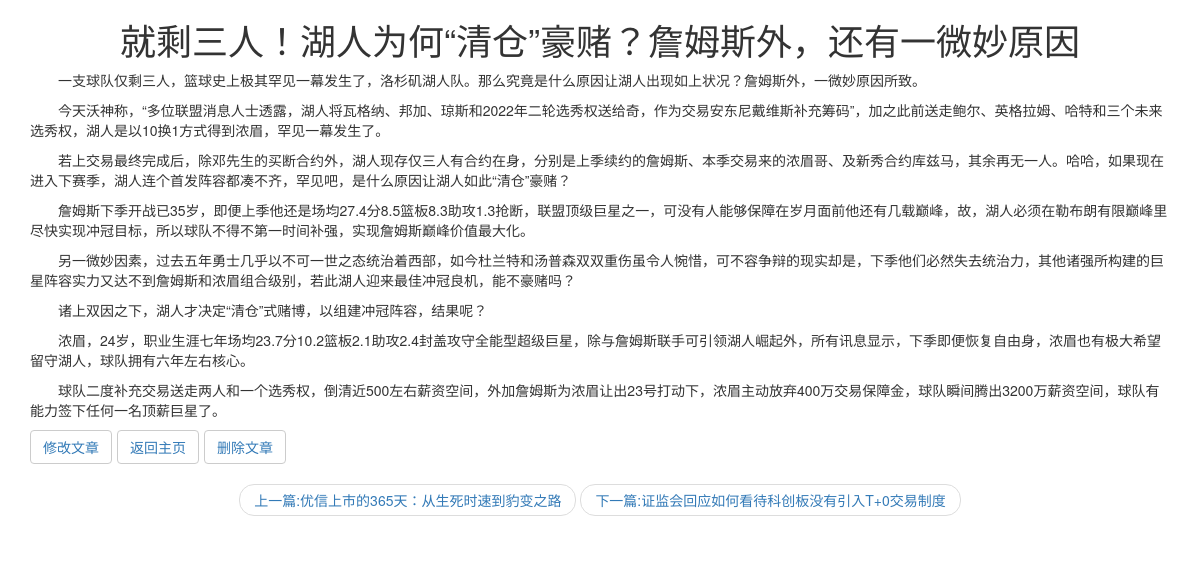
Page /detail/32/ on the committed database.
### blog/models.py (models this page shows, shortened)
class Article(models.Model):
    title = models.CharField(max_length=32)
    content = models.TextField()
    pub_time = models.DateTimeField(null=True)
    objects = models.Manager()

### blog/views.py (the view)
# urls.py: path('detail/<int:article_id>/',views.detail, name ='detail'),
def detail(request, article_id):
    if request.method == 'POST':
        article_id = request.POST['article_id']
        title = request.POST.get('title', 'TITLE')
        content = request.POST['content']
        if str(article_id) != '0':
            article = Article.objects.get(pk=article_id)
            article.title = title
            article.content = content
            article.pub_time = timezone.now()
            article.save()
        else:
            article = Article.objects.create(title=title, content=content, pub_time=timezone.now())
    else:
        article = Article.objects.get(pk=article_id)
    content_list = article.content.split('\n')
    previous_article = Article.objects.filter(id__lt=article.id).order_by('-id')[:1]
    next_article = Article.objects.filter(id__gt=article.id).order_by('id')[:1]
    if previous_article:
        previous_article = previous_article[0]
    else:
        previous_article = None
    if next_article:
        next_article = next_article[0]
    else:
        next_article = None
    return render(request,
                  'blog/detail.html',
                  {
                      'article': article,
                      'content_list': content_list,
                      'previous_article': previous_article,
                      'next_article': next_article
                  })

### blog/templates/blog/detail.html (shortened to what this page needs)
<!DOCTYPE html>
<html lang="en">
<head>
    <link rel="stylesheet" href="https://cdn.jsdelivr.net/npm/bootstrap@3.3.7/dist/css/bootstrap.min.css"
>
</head>
<body>
<div>
    <div class="container">
        <h1 align="center">{{ article.title }}</h1>
        {% for content in content_list %}
        <p>{{ content }}</p>
        {% endfor %}
        <div align="left">
            <div class="btn-toolbar">
                <button type="button" style="color: #337ab7" class="btn btn-default" onclick="openUpdate()">修改文章
                </button>
                <button type="button" style="color: #337ab7" class="btn btn-default" onclick="openIndex()">返回主页</button>
                <button type="button" style="color: #337ab7" class="btn btn-default" onclick="delArticle()">删除文章
                </button>
            </div>
        </div>
        <nav aria-label="...">
            <ul class="pager">
                {%if previous_article%}
                <li><a href="/detail/{{previous_article.id}}">上一篇:{{previous_article.title}}</a></li>
                {%else%}
                <li class="disabled"><span>上一篇:无</span></li>
                {%endif%}
                {%if next_article%}
                <li><a href="/detail/{{next_article.id}}">下一篇:{{next_article.title}}</a></li>
                {%else%}
                <li class="disabled"><span>下一篇:无</span></li>
                {%endif%}
            </ul>
        </nav>
    </div>
</div>
</body>
</html>

### blog/templates/blog/detail.html (style rules this page uses)
p { text-indent: 2em; }

### rows in the picture
Article: title "就剩三人！湖人为何“清仓”豪赌？詹姆斯外，还有一微妙原因"
Article: title "优信上市的365天：从生死时速到豹变之路"
Article: title "证监会回应如何看待科创板没有引入T+0交易制度"

### other values in the picture
{{ content }} "一支球队仅剩三人，篮球史上极其罕见一幕发生了，洛杉矶湖人队。那么究竟是什么原因让湖人出现如上状况？詹姆斯外，一微妙原因所致。" "今天沃神称，“多位联盟消息人士透露，湖人将瓦格纳、邦加、琼斯和2022年二轮选秀权送给奇，作为交易安东尼戴维斯补充筹码”，加之此前送走鲍尔、英格拉姆、哈特和三个未来选秀权，湖人是以10换1方式得到浓眉，罕见一幕发生了。" "若上交易最终完成后，除邓先生的买断合约外，湖人现存仅三人有合约在身，分别是上季续约的詹姆斯、本季交易来的浓眉哥、及新秀合约库兹马，其余再无一人。哈哈，如果现在进入下赛季，湖人连个首发阵容都凑不齐，罕见吧，是什么原因让湖人如此“清仓”豪赌？" "詹姆斯下季开战已35岁，即便上季他还是场均27.4分8.5篮板8.3助攻1.3抢断，联盟顶级巨星之一，可没有人能够保障在岁月面前他还有几载巅峰，故，湖人必须在勒布朗有限巅峰里尽快实现冲冠目标，所以球队不得不第一时间补强，实现詹姆斯巅峰价值最大化。" "另一微妙因素，过去五年勇士几乎以不可一世之态统治着西部，如今杜兰特和汤普森双双重伤虽令人惋惜，可不容争辩的现实却是，下季他们必然失去统治力，其他诸强所构建的巨星阵容实力又达不到詹姆斯和浓眉组合级别，若此湖人迎来最佳冲冠良机，能不豪赌吗？" "诸上双因之下，湖人才决定“清仓”式赌博，以组建冲冠阵容，结果呢？" "浓眉，24岁，职业生涯七年场均23.7分10.2篮板2.1助攻2.4封盖攻守全能型超级巨星，除与詹姆斯联手可引领湖人崛起外，所有讯息显示，下季即便恢复自由身，浓眉也有极大希望留守湖人，球队拥有六年左右核心。" "球队二度补充交易送走两人和一个选秀权，倒清近500左右薪资空间，外加詹姆斯为浓眉让出23号打动下，浓眉主动放弃400万交易保障金，球队瞬间腾出3200万薪资空间，球队有能力签下任何一名顶薪巨星了。"
